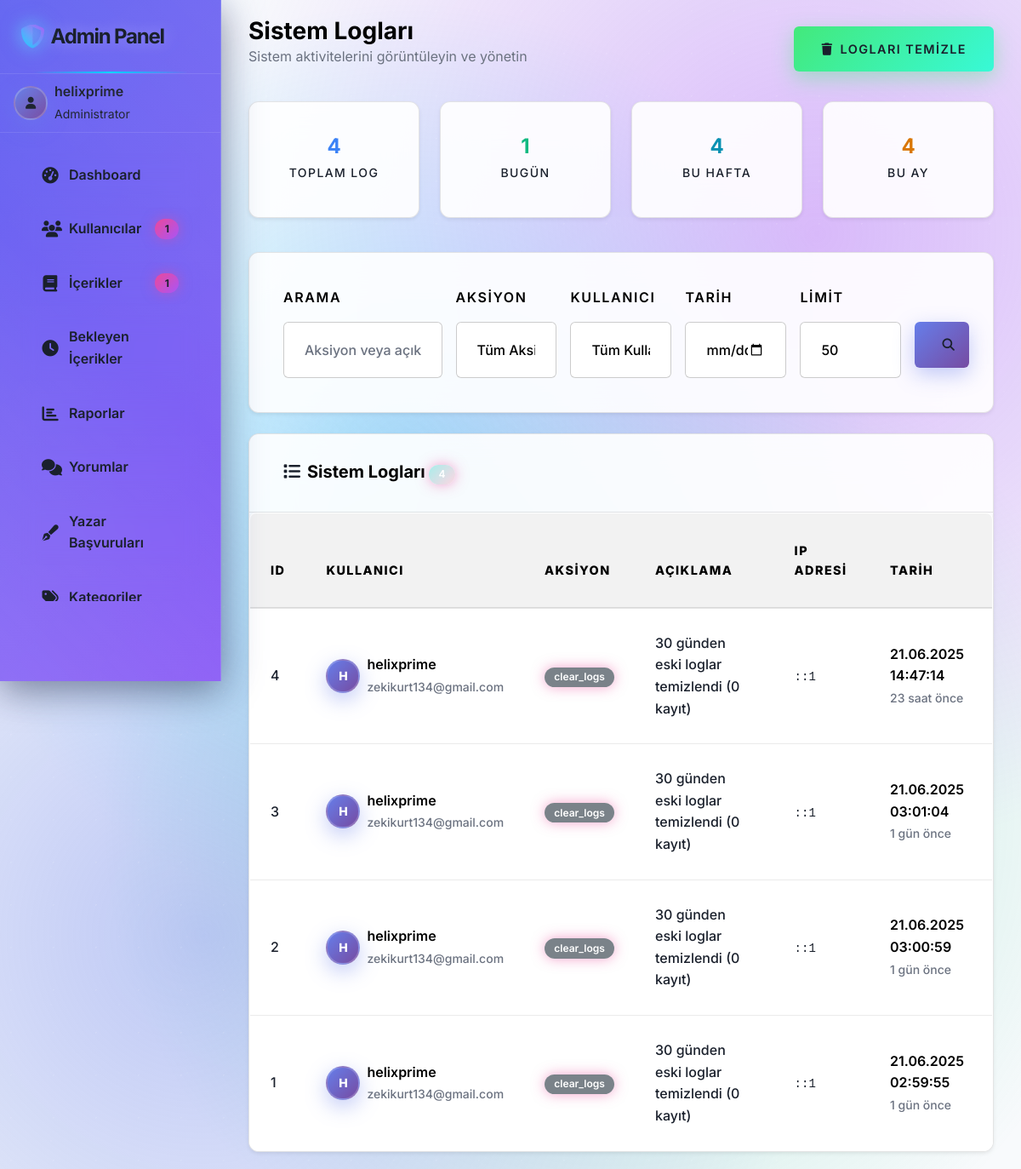
/admin/logs.php (signed in), run on the app's committed database.
### tables this page shows
CREATE TABLE `users` (
  `id` int(11) NOT NULL AUTO_INCREMENT,
  `username` varchar(50) NOT NULL,
  `email` varchar(100) NOT NULL,
  `password` varchar(255) NOT NULL,
  `avatar` varchar(255) DEFAULT NULL,
  `bio` text DEFAULT NULL,
  `role` enum('user','admin') DEFAULT 'user',
  `created_at` datetime NOT NULL,
  `updated_at` datetime DEFAULT current_timestamp() ON UPDATE current_timestamp(),
  PRIMARY KEY (`id`),
  UNIQUE KEY `username` (`username`),
  UNIQUE KEY `email` (`email`)
);

CREATE TABLE `system_logs` (
  `id` int(11) NOT NULL AUTO_INCREMENT,
  `user_id` int(11) DEFAULT NULL,
  `action` varchar(100) NOT NULL,
  `description` text DEFAULT NULL,
  `ip_address` varchar(45) DEFAULT NULL,
  `user_agent` text DEFAULT NULL,
  `created_at` timestamp NOT NULL DEFAULT current_timestamp(),
  PRIMARY KEY (`id`),
  KEY `user_id` (`user_id`),
  CONSTRAINT `system_logs_ibfk_1` FOREIGN KEY (`user_id`) REFERENCES `users` (`id`) ON DELETE SET NULL
);

### admin/logs.php (the view, shortened to what the rows shown need)
<?php
require_once '../includes/config.php';
require_once '../includes/functions.php';
$admin_user = getCurrentUser();
$create_logs_table = "
CREATE TABLE IF NOT EXISTS system_logs (
    id INT AUTO_INCREMENT PRIMARY KEY,
    user_id INT,
    action VARCHAR(100) NOT NULL,
    description TEXT,
    ip_address VARCHAR(45),
    user_agent TEXT,
    created_at TIMESTAMP DEFAULT CURRENT_TIMESTAMP,
    FOREIGN KEY (user_id) REFERENCES users(id) ON DELETE SET NULL
)";
mysqli_query($conn, $create_logs_table);
$limit = (int)($_GET['limit'] ?? 50);
$where_conditions = [];
$where_clause = !empty($where_conditions) ? 'WHERE ' . implode(' AND ', $where_conditions) : '';
$logs_query = "
    SELECT l.*, u.username, u.email
    FROM system_logs l
    LEFT JOIN users u ON l.user_id = u.id
    $where_clause
    ORDER BY l.created_at DESC
    LIMIT $limit
";
$logs_result = mysqli_query($conn, $logs_query);
require_once 'includes/header.php';
?>
<div class="admin-wrapper">
    <?php require_once 'includes/sidebar.php'; ?>
    <div class="admin-content">
        <div class="container-fluid">
            <div class="row mb-4">
                <div class="col-12">
                    <div class="d-flex justify-content-between align-items-center">
                        <div>
                            <h1 class="h3 mb-0">Sistem Logları</h1>
                        </div>
                    </div>
                </div>
            </div>
            <div class="card border-0 shadow-sm">
                <div class="card-body p-0">
                    <div class="table-responsive">
                        <table class="table table-hover mb-0">
                            <thead class="table-light">
                                <tr>
                                    <th>ID</th>
                                    <th>Kullanıcı</th>
                                    <th>Aksiyon</th>
                                    <th>Açıklama</th>
                                    <th>IP Adresi</th>
                                    <th>Tarih</th>
                                </tr>
                            </thead>
                            <tbody>
                                <?php if (mysqli_num_rows($logs_result) > 0): ?>
                                    <?php while ($log = mysqli_fetch_assoc($logs_result)): ?>
                                        <tr>
                                            <td><?php echo $log['id']; ?></td>
                                            <td>
                                                <?php if ($log['username']): ?>
                                                    <div class="d-flex align-items-center">
                                                        <div class="avatar-sm bg-primary text-white rounded-circle d-flex align-items-center justify-content-center me-2">
                                                            <?php echo strtoupper(substr($log['username'], 0, 1)); ?>
                                                        </div>
                                                        <div>
                                                            <div class="fw-semibold"><?php echo htmlspecialchars($log['username']); ?></div>
                                                            <small class="text-muted"><?php echo htmlspecialchars($log['email']); ?></small>
                                                        </div>
                                                    </div>
                                                <?php else: ?>
                                                    <span class="text-muted">Sistem</span>
                                                <?php endif; ?>
                                            </td>
                                            <td>
                                                <span class="badge bg-secondary"><?php echo htmlspecialchars($log['action']); ?></span>
                                            </td>
                                            <td>
                                                <div style="max-width: 300px;">
                                                    <?php echo htmlspecialchars($log['description']); ?>
                                                </div>
                                            </td>
                                            <td>
                                                <code><?php echo htmlspecialchars($log['ip_address']); ?></code>
                                            </td>
                                            <td>
                                                <div class="fw-semibold"><?php echo date('d.m.Y H:i:s', strtotime($log['created_at'])); ?></div>
                                                <small class="text-muted"><?php echo timeAgo(strtotime($log['created_at'])); ?></small>
                                            </td>
                                        </tr>
                                    <?php endwhile; ?>
                                <?php endif; ?>
                            </tbody>
                        </table>
                    </div>
                </div>
            </div>
        </div>
    </div>
</div>
<?php
function timeAgo($time) {
    $time_difference = time() - $time;
    $condition = array(
        12 * 30 * 24 * 60 * 60 => 'yıl',
        30 * 24 * 60 * 60 => 'ay',
        24 * 60 * 60 => 'gün',
        60 * 60 => 'saat',
        60 => 'dakika',
        1 => 'saniye'
    );
    foreach ($condition as $secs => $str) {
        $d = $time_difference / $secs;
        if ($d >= 1) {
            $t = round($d);
            return $t . ' ' . $str . ' önce';
        }
    }
}
require_once 'includes/footer.php';
?>

### admin/includes/sidebar.php (shortened to what the rows shown need)
<div class="admin-sidebar" id="adminSidebar">
    <div class="px-3 py-2 border-bottom border-white border-opacity-10">
        <div class="d-flex align-items-center">
            <div class="user-info">
                <div class="fw-semibold"><?php echo htmlspecialchars($admin_user['username']); ?></div>
                <small class="text-white text-opacity-75">Administrator</small>
            </div>
        </div>
    </div>
</div>

### data on the page
users: username "helixprime"
system_logs: id "4", user.username "H", user.username "helixprime", user.email "zekikurt134@gmail.com", action "clear_logs", description "30 günden eski loglar temizlendi (0 kayıt)", ip_address "::1", created_at "21.06.2025 14:47:14", created_at "23 saat önce"
system_logs: id "3", user.username "H", user.username "helixprime", user.email "zekikurt134@gmail.com", action "clear_logs", description "30 günden eski loglar temizlendi (0 kayıt)", ip_address "::1", created_at "21.06.2025 03:01:04", created_at "1 gün önce"
system_logs: id "2", user.username "H", user.username "helixprime", user.email "zekikurt134@gmail.com", action "clear_logs", description "30 günden eski loglar temizlendi (0 kayıt)", ip_address "::1", created_at "21.06.2025 03:00:59", created_at "1 gün önce"
system_logs: id "1", user.username "H", user.username "helixprime", user.email "zekikurt134@gmail.com", action "clear_logs", description "30 günden eski loglar temizlendi (0 kayıt)", ip_address "::1", created_at "21.06.2025 02:59:55", created_at "1 gün önce"

### other printed values
$stats['total_users'] "1"
$stats['total_content'] "1"
$log_stats['total_logs'] "4"
$log_stats['today_logs'] "1"
$log_stats['week_logs'] "4"
$log_stats['month_logs'] "4"
mysqli_num_rows($logs_result) "4"
